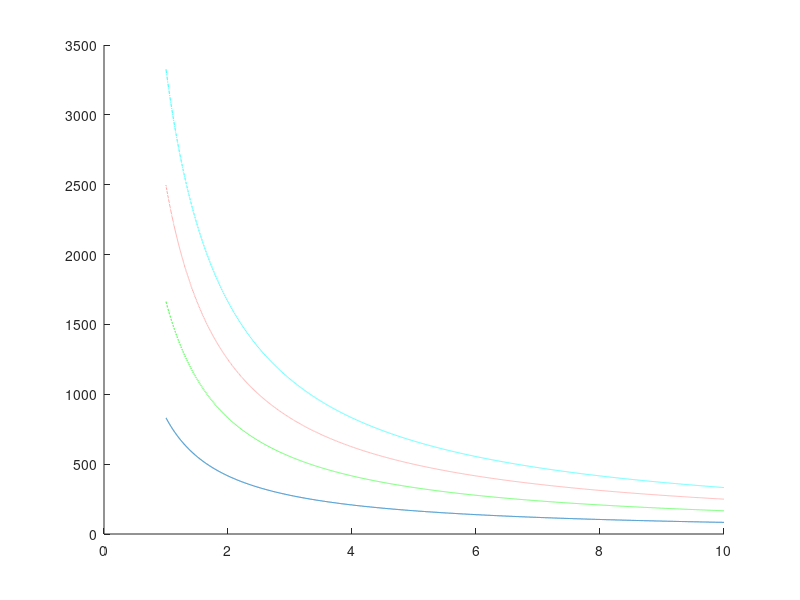

The MATLAB source for this figure:
%{
Class : ENGR15100: Software Tools for Engineers
Instructor : Xiaoli Yang
Author : [Daniel Olsson]
Assignment : Lab [5]
File Name : DanielOlssonLab5Problem7.m
(eg: Xiaoli_Yang_LAB1_Problem1.m)
Date : [10]/[5]/[2021]
%}
%clear workspace
clear
%clear screen
clc
%display your name
disp('Daniel Olsson');
disp('Starting L5 P7');
%Start your source code here

%assigned questions

% 1)

% First Graph (100K)
V = [1:0.001:10]
T = 100
P = (8.3145 * T) ./ (V)

hold on
plot(V, P)

% Second Graph (200K)
T = 200
P = (8.3145 * T) ./ (V)

plot(V, P, '--g')

% Third Graph (300K)
T = 300
P = (8.3145 * T) ./ (V)

plot(V, P, ':r')

% Fourth Graph (400K)
T = 400
P = (8.3145 * T) ./ (V)

plot(V, P, '-.c')

%End your code
disp('Completed');